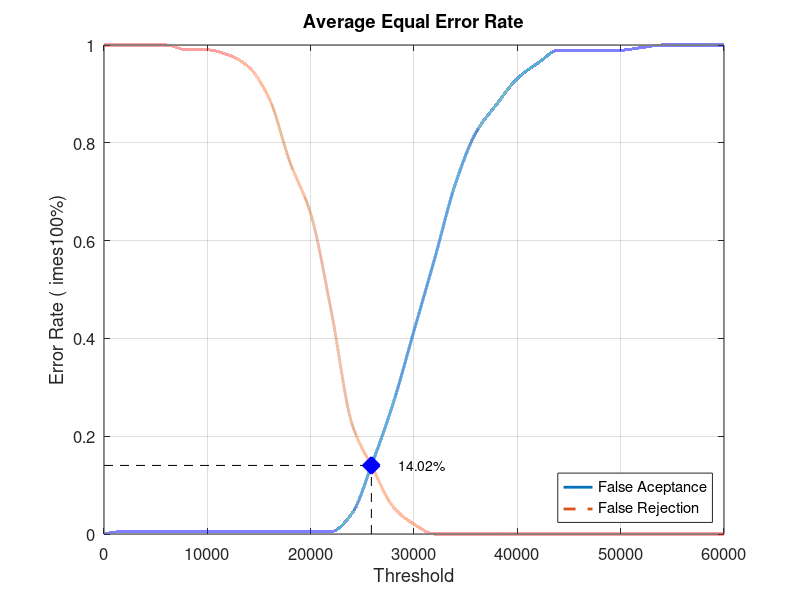
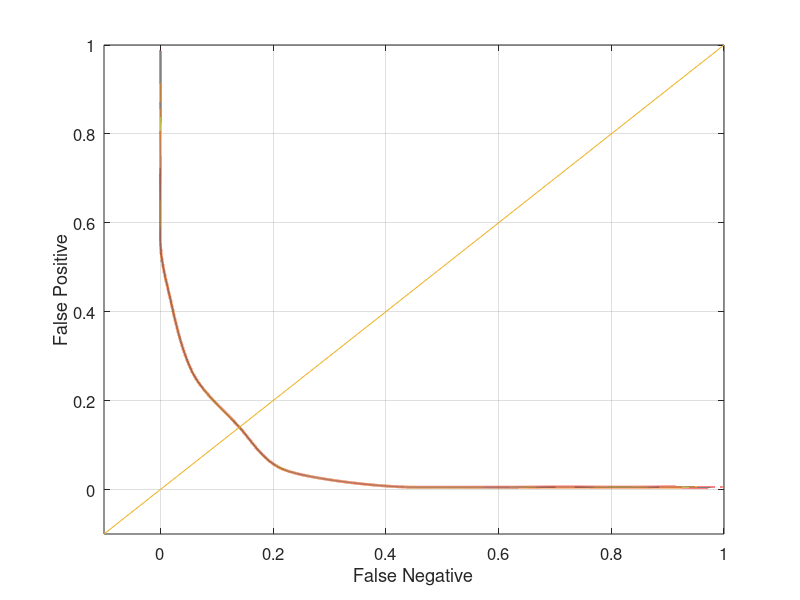

Reproduce these figures in MATLAB, in order.
close all;
clear;
clc;
x = 0:2000:60000;
xq = 0:0.5:60000;

y0 = [0 0.00526316 0.00526316 0.00526316 0.00526316 0.00526316 0.00526316 0.00526316 0.00526316 0.00526316 0.00526316 0.00526316 0.0421053 0.147368 0.268421 0.415789 0.563158 0.715789 0.821053 0.878947 0.931579 0.963158 0.989474 0.989474 0.989474 0.989474 0.994737 1 1 1 1]
yy0 = interp1(x, y0, xq, 'pchip');
y1 = [1 1 1 1 0.99 0.99 0.98 0.955 0.89 0.76 0.655 0.455 0.225 0.135 0.055 0.02 0 0 0 0 0 0 0 0 0 0 0 0 0 0 0]
yy1 = interp1(x, y1, xq, 'pchip');

% Calculating EER: 
y2 = abs(y0 - y1);
find(y2 == min(y2))
yy2 = abs(yy0 - yy1);
xEER = find(yy2 == min(yy2));
xEERIndex = xq(xEER) % X-axis EER
yEER = yy0(xEER) % Y-axis EER

main = figure
plot(xq, yy0,'-','LineWidth', 2);	hold on
plot(xq, yy1,'--','LineWidth', 2);	hold on
plot([xEERIndex xEERIndex], [0 yEER], 'k--');	hold on
plot([0 xEERIndex], [yEER yEER], 'k--');	hold on
plot(xEERIndex, yEER, 'bx', 'LineWidth', 10);	hold on
text(xEERIndex + 10 * xEERIndex / 100, yEER, [num2str(round((10000 * yEER)) / 100) '%'])
legend('False Aceptance', 'False Rejection', 'Location', 'SouthEast')
xlabel('Threshold')
ylabel('Error Rate (	imes100%)')
title('Average Equal Error Rate')
set(gca, 'FontSize', 12)
axis([0 60000 0 1])
grid on

print(main, 'Database2_2Main', '-dpng');
FNRxFPR = figure('Color', [1 1 1]);
plot(yy1, yy0, '-', yy1, yy0, 'LineWidth', 2);
hold on
y = -0.1:0.1:1
plot(y, y); 
set(gca, 'FontSize', 12)
xlabel('False Negative')
ylabel('False Positive')
axis([-0.1 1 -0.1 1])
set(gca, 'FontSize', 12)
grid on

print(FNRxFPR, 'Database2_2FNRxFPR','-dpng');
